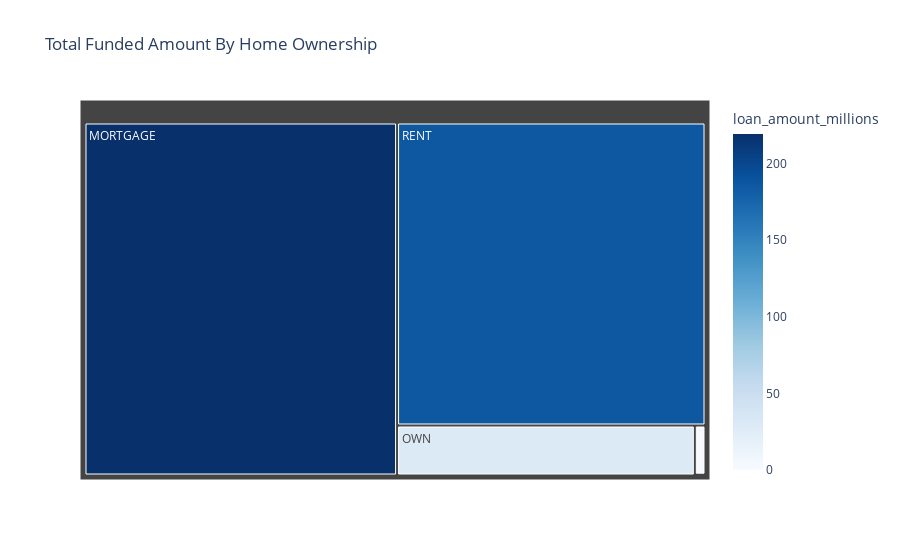

This figure's notebook cell:
### Markdown cell above
### Home OwnerShip Analysis By Funded Amount

### Code cell
home_fund = df.groupby('home_ownership')['loan_amount'].sum().reset_index()
home_fund['loan_amount_millions']= home_fund['loan_amount'] / 1000000

fig = px.treemap(
    home_fund,
    path = ['home_ownership'],
    values= 'loan_amount_millions',
    color='loan_amount_millions',
    color_continuous_scale ='blues',
    title = 'Total Funded Amount By Home Ownership'

)

fig.show()

### Figure 1 — Plotly figure (JSON) as saved in the notebook; plotly's stock layout.template omitted (floating-point values rounded to 4 significant figures)
{"data": [{"branchvalues": "total", "customdata": [[219.3], [0.0168], [1.045], [29.6], [185.8]], "domain": {"x": [0, 1], "y": [0, 1]}, "hovertemplate": "labels=%{label}<br>loan_amount_millions_sum=%{value}<br>parent=%{parent}<br>id=%{id}<br>loan_amount_millions=%{color}<extra></extra>", "ids": ["MORTGAGE", "NONE", "OTHER", "OWN", "RENT"], "labels": ["MORTGAGE", "NONE", "OTHER", "OWN", "RENT"], "marker": {"coloraxis": "coloraxis", "colors": [219.3, 0.0168, 1.045, 29.6, 185.8]}, "name": "", "parents": ["", "", "", "", ""], "type": "treemap", "values": [219.3, 0.0168, 1.045, 29.6, 185.8]}], "layout": {"coloraxis": {"colorbar": {"title": {"text": "loan_amount_millions"}}, "colorscale": [[0, "rgb(247,251,255)"], [0.125, "rgb(222,235,247)"], [0.25, "rgb(198,219,239)"], [0.375, "rgb(158,202,225)"], [0.5, "rgb(107,174,214)"], [0.625, "rgb(66,146,198)"], [0.75, "rgb(33,113,181)"], [0.875, "rgb(8,81,156)"], [1, "rgb(8,48,107)"]]}, "legend": {"tracegroupgap": 0}, "title": {"text": "Total Funded Amount By Home Ownership"}}}
